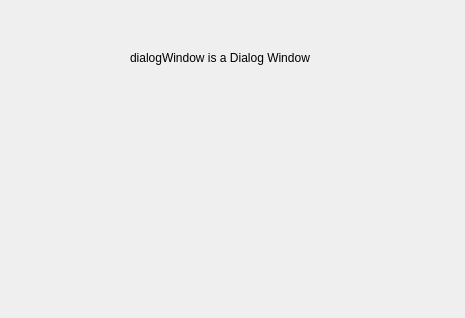
<?xml version="1.0" encoding="UTF-8"?>
<ui version="4.0">
 <class>Dialog</class>
 <widget class="QDialog" name="Dialog">
  <property name="geometry">
   <rect>
    <x>0</x>
    <y>0</y>
    <width>465</width>
    <height>318</height>
   </rect>
  </property>
  <property name="windowTitle">
   <string>Dialog</string>
  </property>
  <widget class="QLabel" name="label">
   <property name="geometry">
    <rect>
     <x>130</x>
     <y>50</y>
     <width>281</width>
     <height>16</height>
    </rect>
   </property>
   <property name="text">
    <string>dialogWindow is a Dialog Window</string>
   </property>
  </widget>
 </widget>
 <resources/>
 <connections/>
</ui>
